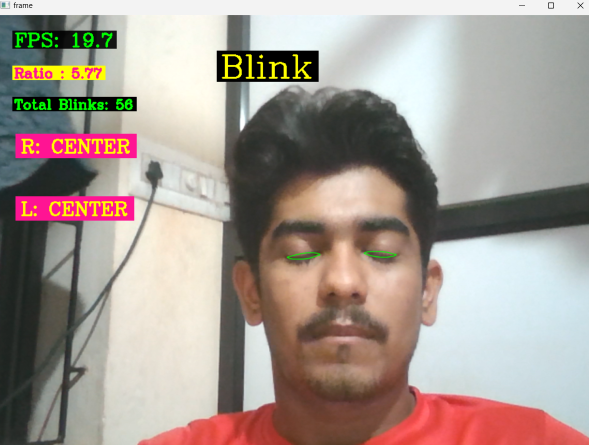
#> input picture Eye Tracking/EYE_BLINK(S).png, 1178 x 890 px, given in place of Girl.mp4, which was not available (shown at 1/2 size)
$ python utils.py
#> lines starting #> are read from the running program, lines starting #| are printed output that depends on the picture; after the words box and inside, x2 and y2 are one past the last pixel; in counts of white or black regions, pixels touching at a corner belong together; pictures that were not available may be replaced by others from this repository, and a replacement may not be noted
import cv2 as cv
import numpy as np

# colors
# values =(blue, green, red) opencv accepts BGR values not RGB
BLACK = (0,0,0)
WHITE = (255,255,255)
BLUE = (255,0,0)
RED = (0,0,255)
CYAN = (255,255,0)
YELLOW =(0,255,255)
MAGENTA = (255,0,255)
GRAY = (128,128,128)
GREEN = (0,255,0)
PURPLE = (128,0,128)
ORANGE = (0,165,255)
PINK = (147,20,255)
points_list =[(200, 300), (150, 150), (400, 200)]
def drawColor(img, colors):
    x, y = 0,10
    w, h = 20, 30

    for color in colors:
        x += w+5
        # y += 10
        cv.rectangle(img, (x-6, y-5 ), (x+w+5, y+h+5), (10, 50, 10), -1)
        cv.rectangle(img, (x, y ), (x+w, y+h), color, -1)

def colorBackgroundText(img, text, font, fontScale, textPos, textThickness=1,textColor=(0,255,0), bgColor=(0,0,0), pad_x=3, pad_y=3):
    """
    Draws text with background, with  control transparency
    @param img:(mat) which you want to draw text
    @param text: (string) text you want draw
    @param font: fonts face, like FONT_HERSHEY_COMPLEX, FONT_HERSHEY_PLAIN etc.
    @param fontScale: (double) the size of text, how big it should be.
    @param textPos: tuple(x,y) position where you want to draw text
    @param textThickness:(int) fonts weight, how bold it should be
    @param textPos: tuple(x,y) position where you want to draw text
    @param textThickness:(int) fonts weight, how bold it should be.
    @param textColor: tuple(BGR), values -->0 to 255 each
    @param bgColor: tuple(BGR), values -->0 to 255 each
    @param pad_x: int(pixels)  padding of in x direction
    @param pad_y: int(pixels) 1 to 1.0 (), controls transparency of  text background
    @return: img(mat) with draw with background
    """
    (t_w, t_h), _= cv.getTextSize(text, font, fontScale, textThickness) # getting the text size
    x, y = textPos
    cv.rectangle(img, (x-pad_x, y+ pad_y), (x+t_w+pad_x, y-t_h-pad_y), bgColor,-1) # draw rectangle
    cv.putText(img,text, textPos,font, fontScale, textColor,textThickness ) # draw in text

    return img

def textWithBackground(img, text, font, fontScale, textPos, textThickness=1,textColor=(0,255,0), bgColor=(0,0,0), pad_x=3, pad_y=3, bgOpacity=0.5):
    """
    Draws text with background, with  control transparency
    @param img:(mat) which you want to draw text
    @param text: (string) text you want draw
    @param font: fonts face, like FONT_HERSHEY_COMPLEX, FONT_HERSHEY_PLAIN etc.
    @param fontScale: (double) the size of text, how big it should be.
    @param textPos: tuple(x,y) position where you want to draw text
    @param textThickness:(int) fonts weight, how bold it should be
    @param textPos: tuple(x,y) position where you want to draw text
    @param textThickness:(int) fonts weight, how bold it should be.
    @param textColor: tuple(BGR), values -->0 to 255 each
    @param bgColor: tuple(BGR), values -->0 to 255 each
    @param pad_x: int(pixels)  padding of in x direction
    @param pad_y: int(pixels) 1 to 1.0 (), controls transparency of  text background
    @return: img(mat) with draw with background
    """
    (t_w, t_h), _= cv.getTextSize(text, font, fontScale, textThickness) # getting the text size
    x, y = textPos
    overlay = img.copy() # coping the image
    cv.rectangle(overlay, (x-pad_x, y+ pad_y), (x+t_w+pad_x, y-t_h-pad_y), bgColor,-1) # draw rectangle
    new_img = cv.addWeighted(overlay, bgOpacity, img, 1 - bgOpacity, 0) # overlaying the rectangle on the image.
    cv.putText(new_img,text, textPos,font, fontScale, textColor,textThickness ) # draw in text
    img = new_img

    return img


def textBlurBackground(img, text, font, fontScale, textPos, textThickness=1,textColor=(0,255,0),kneral=(33,33) , pad_x=3, pad_y=3):
    """
    Draw text with background blured,  control the blur value, with kernal(odd, odd)
    @param img:(mat) which you want to draw text
    @param text: (string) text you want draw
    @param font: fonts face, like FONT_HERSHEY_COMPLEX, FONT_HERSHEY_PLAIN etc.
    @param fontScale: (double) the size of text, how big it should be.
    @param textPos: tuple(x,y) position where you want to draw text
    @param textThickness:(int) fonts weight, how bold it should be.
    @param textColor: tuple(BGR), values -->0 to 255 each
    @param kneral: tuple(3,3) int as odd number:  higher the value, more blurry background would be
    @param pad_x: int(pixels)  padding of in x direction
    @param pad_y: int(pixels)  padding of in y direction
    @return: img mat, with text drawn, with background blured

    call the function:
     img =textBlurBackground(img, 'Blured Background Text', cv2.FONT_HERSHEY_COMPLEX, 0.9, (20, 60),2, (0,255, 0), (49,49), 13, 13 )
    """

    (t_w, t_h), _= cv.getTextSize(text, font, fontScale, textThickness) # getting the text size
    x, y = textPos
    blur_roi = img[y-pad_y-t_h: y+pad_y, x-pad_x:x+t_w+pad_x] # croping Text Background
    img[y-pad_y-t_h: y+pad_y, x-pad_x:x+t_w+pad_x]=cv.blur(blur_roi, kneral)  # merging the blured background to img
    cv.putText(img,text, textPos,font, fontScale, textColor,textThickness )
    # cv.imshow('blur roi', blur_roi)
    # cv.imshow('blured', img)

    return img

def fillPolyTrans(img, points, color, opacity):
    """
    @param img: (mat) input image, where shape is drawn.
    @param points: list [tuples(int, int) these are the points custom shape,FillPoly
    @param color: (tuples (int, int, int)
    @param opacity:  it is transparency of image.
    @return: img(mat) image with rectangle draw.

    """
    list_to_np_array = np.array(points, dtype=np.int32)
    overlay = img.copy()  # coping the image
    cv.fillPoly(overlay,[list_to_np_array], color )
    new_img = cv.addWeighted(overlay, opacity, img, 1 - opacity, 0)
    # print(points_list)
    img = new_img
    cv.polylines(img, [list_to_np_array], True, color,1, cv.LINE_AA)
    return img

# [4 lines of commented-out code are left out]

def rectTrans(img, pt1, pt2, color, thickness, opacity):
    """

    @param img: (mat) input image, where shape is drawn.
    @param pt1: tuple(int,int) it specifies the starting point(x,y) os rectangle
    @param pt2: tuple(int,int)  it nothing but width and height of rectangle
    @param color: (tuples (int, int, int), it tuples of BGR values
    @param thickness: it thickness of board line rectangle, if (-1) passed then rectangle will be fulled with color.
    @param opacity:  it is transparency of image.
    @return:
    """
    overlay = img.copy()
    cv.rectangle(overlay, pt1, pt2, color, thickness)
    new_img = cv.addWeighted(overlay, opacity, img, 1 - opacity, 0) # overlaying the rectangle on the image.
    img = new_img

    return img

def main():
    cap = cv.VideoCapture('Girl.mp4')
    counter =0
    while True:
        success, img = cap.read()
#> img is the input picture: shape (890, 1178, 3); mean B, G, R 146.1, 153.8, 165.8
        # img = np.zeros((1000,1000, 3), dtype=np.uint8)
        img=rectTrans(img, pt1=(30, 320), pt2=(160, 260), color=(0,255,255),thickness=-1, opacity=0.6)
        img =fillPolyTrans(img=img, points=points_list, color=(0,255,0), opacity=.5)
#> in fillPolyTrans, `cv.polylines(img, [list_to_np_array], True, color,1, cv.LINE_AA)`:
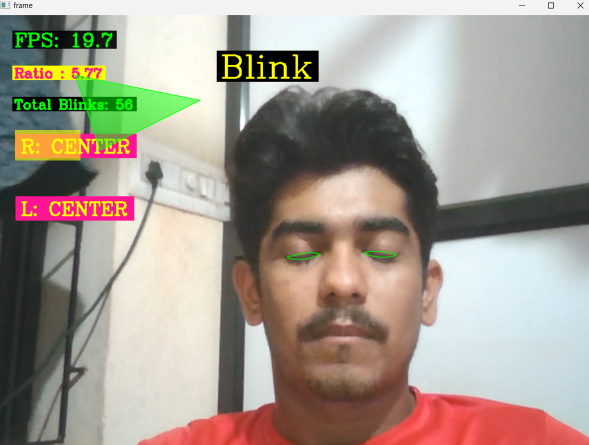
#> img: shape (890, 1178, 3) (shown at 1/2 size); mean B, G, R 144.2, 155.3, 164.4
        drawColor(img, [BLACK,WHITE ,BLUE,RED,CYAN,YELLOW,MAGENTA,GRAY ,GREEN,PURPLE,ORANGE,PINK])
#> the loop in drawColor, `for color in colors:` made 12 passes
#> (color, x) on passes 1 to 12: ((0, 0, 0), 25), ((255, 255, 255), 50), ((255, 0, 0), 75), ((0, 0, 255), 100), ((255, 255, 0), 125), ((0, 255, 255), 150), ((255, 0, 255), 175), ((128, 128, 128), 200), ((0, 255, 0), 225), ((128, 0, 128), 250), ((0, 165, 255), 275), ((147, 20, 255), 300)
#> after the loop in drawColor, `for color in colors:`:
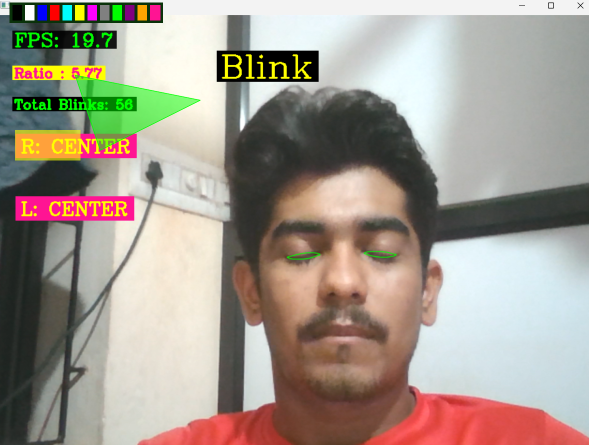
#> img: shape (890, 1178, 3) (shown at 1/2 size); 1.2% of pixels changed, all inside (x1, y1, x2, y2) = (19, 5, 326, 46)
#> after the loop in drawColor, `for color in colors:`: x = 300
        textBlurBackground(img, 'Blured Background Text', cv.FONT_HERSHEY_COMPLEX, 0.8, (60, 140),2, YELLOW, (71,71), 13, 13)
#> in textBlurBackground, `(t_w, t_h), _= cv.getTextSize(text, font, fontScale, textThickness)`: t_w = 338; t_h = 18
#> in textBlurBackground, `img[y-pad_y-t_h: y+pad_y, x-pad_x:x+t_w+pad_x]=cv.blur(blur_roi, kneral)`:
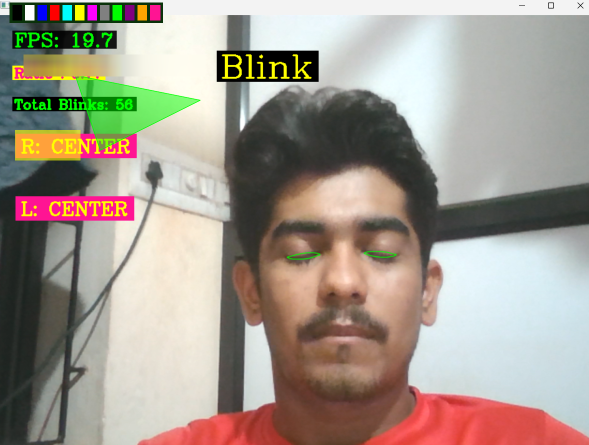
#> img: shape (890, 1178, 3) (shown at 1/2 size); 1.51% of pixels changed, all inside (x1, y1, x2, y2) = (47, 109, 411, 153)
#> in textBlurBackground, `cv.putText(img,text, textPos,font, fontScale, textColor,textThickness )`:
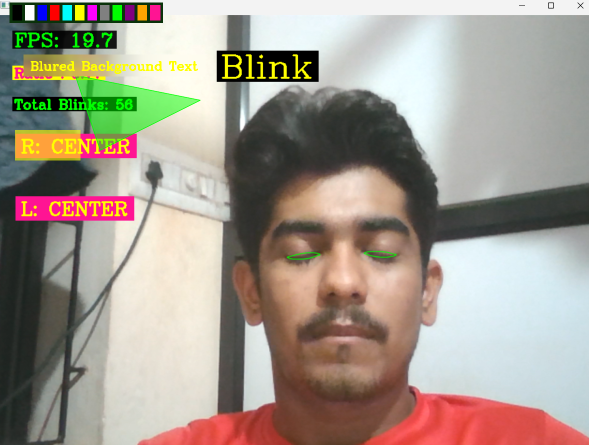
#> img: shape (890, 1178, 3) (shown at 1/2 size); 0.27% of pixels changed, all inside (x1, y1, x2, y2) = (61, 122, 396, 148)
        img=textWithBackground(img, 'Colored Background Texts', cv.FONT_HERSHEY_SIMPLEX, 0.8, (60,80), textThickness=2, bgColor=GREEN, textColor=BLACK, bgOpacity=0.7, pad_x=6, pad_y=6)
#> in textWithBackground, `(t_w, t_h), _= cv.getTextSize(text, font, fontScale, textThickness)`: t_w = 332; t_h = 18
#> in textWithBackground, `cv.rectangle(overlay, (x-pad_x, y+ pad_y), (x+t_w+pad_x, y-t_h-pad_y),..`:
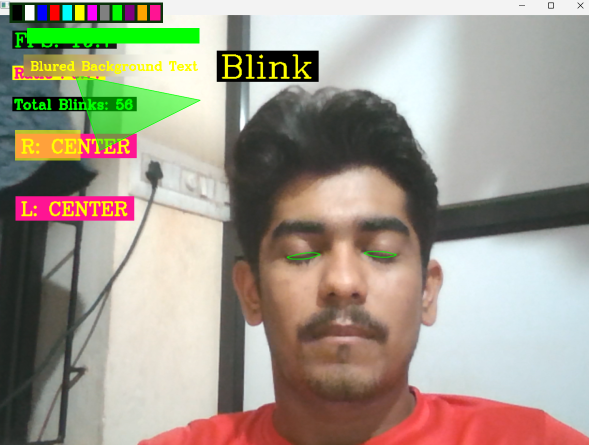
#> overlay: shape (890, 1178, 3) (shown at 1/2 size); 0.95% of pixels changed, all inside (x1, y1, x2, y2) = (54, 56, 399, 87)
#> in textWithBackground, `cv.putText(new_img,text, textPos,font, fontScale, textColor,textThickn..`:
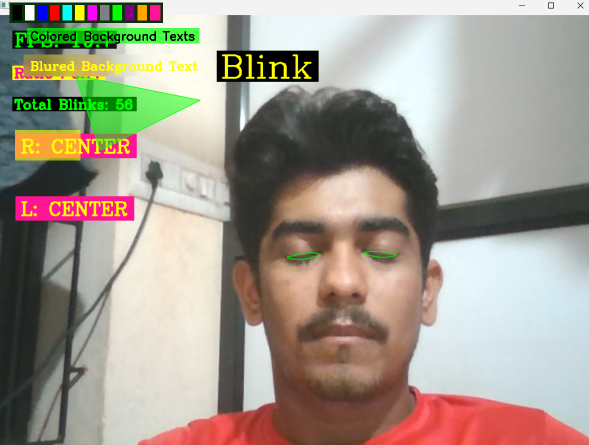
#> new_img: shape (890, 1178, 3) (shown at 1/2 size); mean B, G, R 141.2, 154.2, 162.2
        imgGray = cv.cvtColor(img, cv.COLOR_BGR2GRAY)
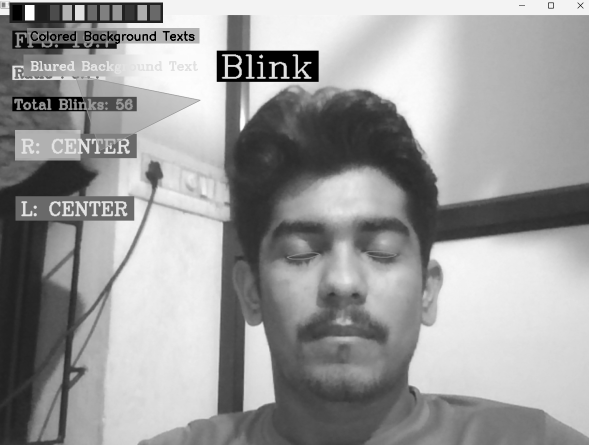
#> imgGray: shape (890, 1178) (shown at 1/2 size); min 0, max 255, mean 155.1
        # cv.imwrite('color_image.png', img)
        counter +=1
        cv.imshow('img', img)
        cv.imwrite(f'image/image_{counter}.png', img)
        if cv.waitKey(1) ==ord('q'):
#> (key q is pressed here)
            break

if __name__ == "__main__":
    main()

$ run again, on Eye Tracking/EYE_CENTER(S).png
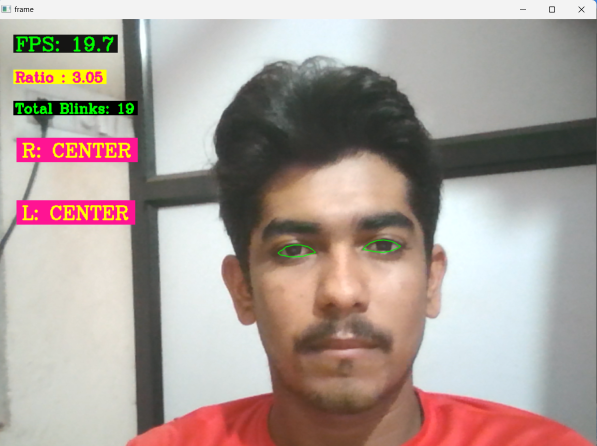
#> input picture Eye Tracking/EYE_CENTER(S).png, 1194 x 892 px, given in place of Girl.mp4, which was not available (shown at 1/2 size)
#> in main, img is the input picture: shape (892, 1194, 3); mean B, G, R 152.2, 158.8, 171.9
#> the loop in drawColor, `for color in colors:` made 12 passes
#> (color, x) on passes 1 to 8: ((0, 0, 0), 25), ((255, 255, 255), 50), ((255, 0, 0), 75), ((0, 0, 255), 100), ((255, 255, 0), 125), ((0, 255, 255), 150), ((255, 0, 255), 175), ((128, 128, 128), 200)
#> after the loop in drawColor, `for color in colors:`:
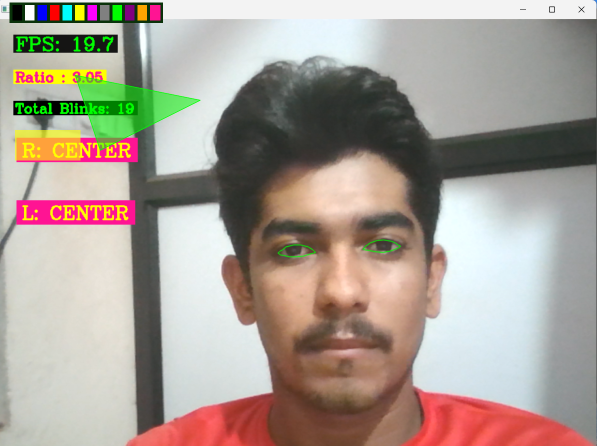
#> img: shape (892, 1194, 3) (shown at 1/2 size); mean B, G, R 148.6, 158.7, 169
#> after the loop in drawColor, `for color in colors:`: x = 300
#> in textBlurBackground, `(t_w, t_h), _= cv.getTextSize(text, font, fontScale, textThickness)`: t_w = 338; t_h = 18
#> in textWithBackground, `(t_w, t_h), _= cv.getTextSize(text, font, fontScale, textThickness)`: t_w = 332; t_h = 18
#> in main, `imgGray = cv.cvtColor(img, cv.COLOR_BGR2GRAY)`:
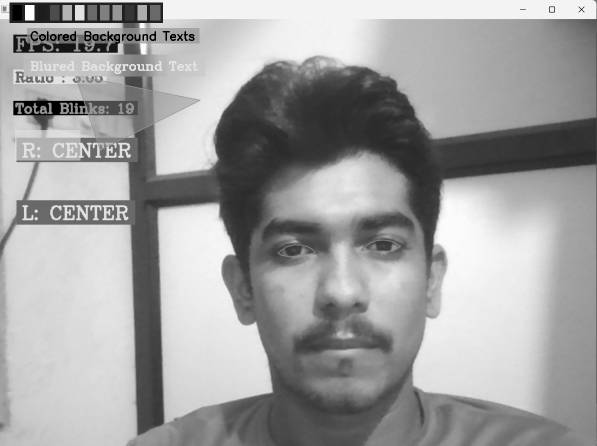
#> imgGray: shape (892, 1194) (shown at 1/2 size); min 0, max 255, mean 160.5

$ run again, on Eye Tracking/EYE_RIGHT(S).png
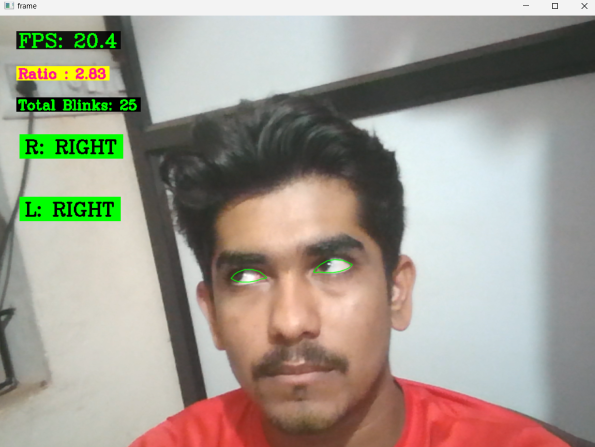
#> input picture Eye Tracking/EYE_RIGHT(S).png, 1189 x 894 px, given in place of Girl.mp4, which was not available (shown at 1/2 size)
#> in main, img is the input picture: shape (894, 1189, 3); mean B, G, R 143.4, 155, 160.9
#> the loop in drawColor, `for color in colors:` made 12 passes
#> (color, x) on passes 1 to 8: ((0, 0, 0), 25), ((255, 255, 255), 50), ((255, 0, 0), 75), ((0, 0, 255), 100), ((255, 255, 0), 125), ((0, 255, 255), 150), ((255, 0, 255), 175), ((128, 128, 128), 200)
#> after the loop in drawColor, `for color in colors:`:
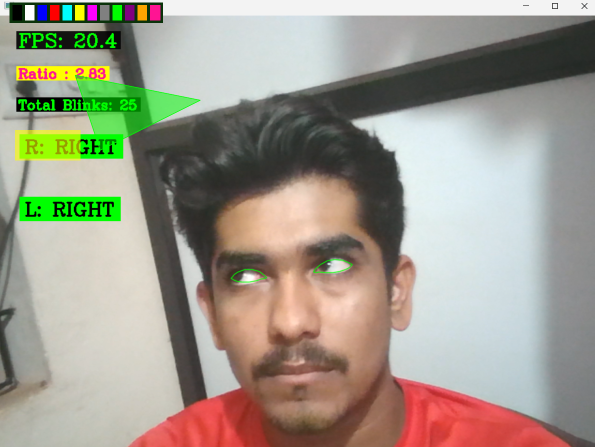
#> img: shape (894, 1189, 3) (shown at 1/2 size); mean B, G, R 140.6, 154.7, 159.3
#> after the loop in drawColor, `for color in colors:`: x = 300
#> in textBlurBackground, `(t_w, t_h), _= cv.getTextSize(text, font, fontScale, textThickness)`: t_w = 338; t_h = 18
#> in textWithBackground, `(t_w, t_h), _= cv.getTextSize(text, font, fontScale, textThickness)`: t_w = 332; t_h = 18
#> in main, `imgGray = cv.cvtColor(img, cv.COLOR_BGR2GRAY)`:
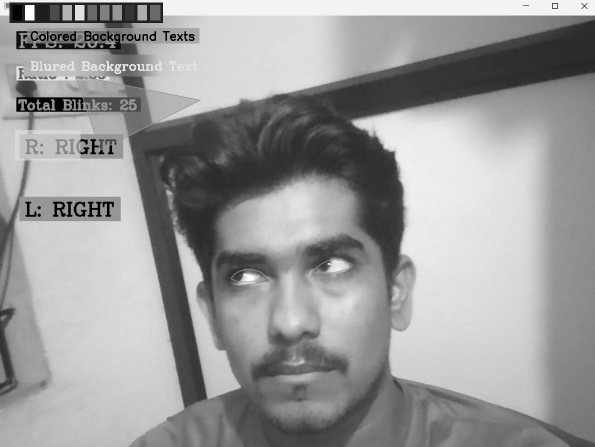
#> imgGray: shape (894, 1189) (shown at 1/2 size); min 0, max 255, mean 154.5
